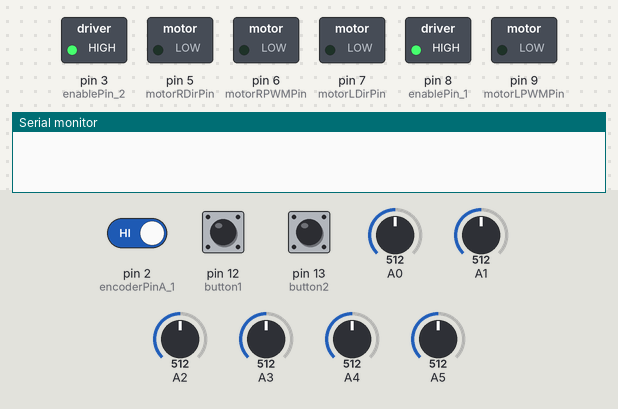
The sketch below on a simulated Arduino Uno, built with avr-gcc and run on an emulated ATmega328P. Parts: switched loads named in the sketch (green lamp = pin HIGH), the last lines printed to the serial monitor. Inputs (shaded band) come from the test bench; at power-on: pin 12 (button1) HIGH, pin 2 (encoderPinA_1) HIGH, pin 13 (button2) HIGH, A0 = 512, A1 = 512, A2 = 512, A3 = 512, A4 = 512, A5 = 512.

Above: at 1.2 s.
1.3 s: pin 12 (button1) pulled LOW for 0.15 s
At 2.3 s:
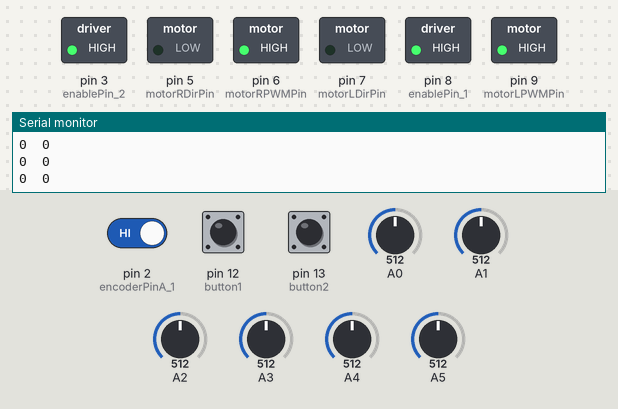
Timing chart, 0 to 4.3 s (numbered marks = the images above; inputs shaded):
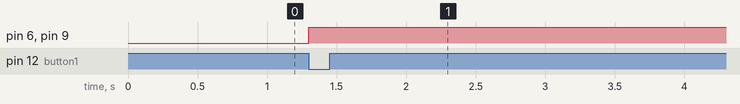

Measured:
- after the input at 1.3 s, pin 6 (motorRPWMPin), pin 9 (motorLPWMPin): LOW → HIGH at once

The sketch:

pid_kasus_p_dan_d_dengan_eeprom_dan_push_button1.ino
```cpp
//motor directory
#define CW  0
#define CCW 1

//pin control motor
#define motorLDirPin 7
#define motorLPWMPin 9
#define motorRDirPin 5
#define motorRPWMPin 6
#define enablePin_1 8
#define enablePin_2 3

//pin encoder
#define encoderPinA_1 2
#define encoderPinB_1 4
#define encoderPinA_2 10
#define encoderPinB_2 11

//pin encoder
#define button1 12
#define button2 13

//variabel encoder
int encoderPos_1 = 0;
int encoderPos_2 = 0;

//P dan D control
int   targetPos_1  = 100;
int   targetPos_2  = 150;
int   error_1;
int   error_2;
int   control_1;
int   control_2;
int   velocityR;
int   velocityL;

int peka = 805;

int adc_sensor[6],
	pekax[6],
	sensorMax[6] = {32, 32, 32, 32, 32, 32},
	sensorMin[6] = {685, 685, 685, 685, 685, 685},
	sendat[6],
	kp = 9,
	kd = 7,
	rate_i,
	rate_d,
	lastError = 0,
	x,
	rate,
	sensorBit,
	maxpwm = 250,
	t,
    lane = 0;

void doEncoder_1()
{
  digitalRead(encoderPinB_1)?encoderPos_1--:encoderPos_1++;
}

void doEncoder_2()
{
  digitalRead(encoderPinB_2)?encoderPos_2--:encoderPos_2++;
}

void setup()
{
  //setup pin sensor
  pinMode(A0, INPUT);
  pinMode(A1, INPUT);
  pinMode(A2, INPUT);
  pinMode(A3, INPUT);
  pinMode(A4, INPUT);
  pinMode(A5, INPUT);
  //setup button
  pinMode(button1, INPUT_PULLUP);
  pinMode(button2, INPUT_PULLUP);
  //setup interrupt
    pinMode(encoderPinA_1, INPUT_PULLUP);
    pinMode(encoderPinB_1, INPUT_PULLUP);
    pinMode(encoderPinA_2, INPUT_PULLUP);
    pinMode(encoderPinB_2, INPUT_PULLUP);
    attachInterrupt(digitalPinToInterrupt(encoderPinA_1), doEncoder_1, RISING);
    attachInterrupt(digitalPinToInterrupt(encoderPinA_2), doEncoder_2, RISING);

    //setup motor driver
    pinMode(motorLDirPin, OUTPUT);
    pinMode(motorRDirPin, OUTPUT);
    pinMode(enablePin_1, OUTPUT);
    pinMode(enablePin_2, OUTPUT);
    digitalWrite(enablePin_1, HIGH);
    digitalWrite(enablePin_2, HIGH);

    Serial.begin(9600);
}

void loop()
{
  if(digitalRead(button1)==LOW){
    lane=2;
  }

  if(digitalRead(button2)==LOW){
    lane=1;
  }
    switch(lane){
      case 1:break;
      case 2:
             follow_line();
             kalibrasistart();
      default:break;
    }
}


void kalibrasistart(){
adc_sensor[0] = analogRead(A0);
adc_sensor[1] = analogRead(A1);
adc_sensor[2] = analogRead(A2);
adc_sensor[3] = analogRead(A3);
adc_sensor[4] = analogRead(A4);
adc_sensor[5] = analogRead(A5);
for (x = 5; x >= 0; x--){
if(adc_sensor[x] > sensorMax[x]){
sensorMax[x] = adc_sensor[x];
}
if(adc_sensor[x] < sensorMin[x]){
sensorMin[x] = adc_sensor[x];
}
pekax[x] = (sensorMax[x] + sensorMin[x]) / 2;
}
}

void readSensor(){
adc_sensor[0] = analogRead(A0);
adc_sensor[1] = analogRead(A1);
adc_sensor[2] = analogRead(A2);
adc_sensor[3] = analogRead(A3);
adc_sensor[4] = analogRead(A4);
adc_sensor[5] = analogRead(A5);
for (x = 5; x >= 0; x--){
if(adc_sensor[x] > pekax[x]){
sendat[x] = 1;
}
else {
sendat[x] = 0;
}
}
sensorBit = 0;
for (x = 5; x >= 0; x--){
sensorBit += sendat[x] * (1 << x);
}
}

void pv(){
switch (sensorBit){

case 0b100000: error_1 = -4;
               error_2 = -4; break;
case 0b010000: error_1 = -3;
               error_2 = -3; break;
case 0b110000: error_1 = -2;
               error_2 = -2; break;
case 0b011000: error_1 = -1;
               error_2 = -1; break;
  //	||
case 0b001000: error_1 = 0;
               error_2 = 0; break;
case 0b000100: error_1 = 0;
               error_2 = 0; break;
case 0b001100: error_1 = 0;
               error_2 = 0; break;
  //	||
case 0b000110: error_1 = 1;
               error_2 = 1; break;
case 0b000010: error_1 = 2;
               error_2 = 2; break;
case 0b000001: error_1 = 3;
               error_2 = 3; break;
case 0b000011: error_1 = 4;
               error_2 = 4; break;

default : error_1 = lastError;
          error_2 = lastError; break;
}
}

void follow_line(){
readSensor();
pv();

  error_1   = targetPos_1 - encoderPos_1;
  rate_d = error_1 - lastError;
  rate_i = error_1 + lastError;
  lastError = error_1;

  control_1 = (kp * error_1) + (kd * rate_d);

  velocityL = min(max(control_1, -255), 255);


  error_2   = targetPos_2 - encoderPos_2;
  rate_d = error_2 - lastError;
  rate_i = error_2 + lastError;
  lastError = error_2;
  control_2 = (kp * error_2) + (kd * rate_d);

  velocityR = min(max(control_2, -255), 255);

    if(velocityL >= 0)
    {
        digitalWrite(motorLDirPin, CW);
        analogWrite(motorLPWMPin, velocityL);
    }
    else
    {
        digitalWrite(motorLDirPin, CCW);
        analogWrite(motorLPWMPin, 255+velocityL);
    }
    if(velocityR >= 0)
    {
        digitalWrite(motorRDirPin, CW);
        analogWrite(motorRPWMPin, velocityR);
    }
    else
    {
      digitalWrite(motorRDirPin, CCW);
        analogWrite(motorRPWMPin, 255+velocityR);
    }
    Serial.print(encoderPos_1);
    Serial.print("\t");
    Serial.println(encoderPos_2);
}
```
